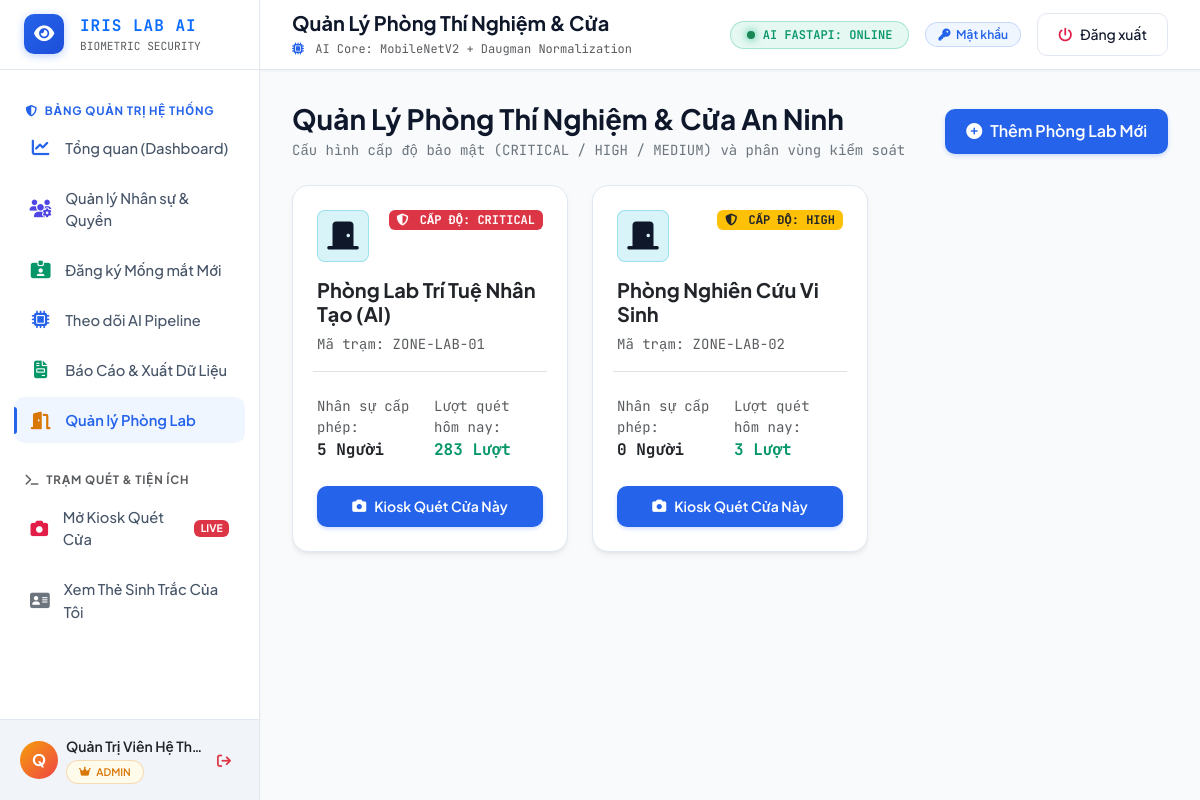
Screenshot of /web_admin/labs.php (signed in) with the database file from the repository.
### tables this page shows
CREATE TABLE `laboratories` (
  `lab_id` int(11) NOT NULL AUTO_INCREMENT,
  `lab_name` varchar(100) NOT NULL,
  `security_level` enum('LOW','MEDIUM','HIGH','CRITICAL') DEFAULT 'HIGH',
  `created_at` timestamp NOT NULL DEFAULT current_timestamp(),
  PRIMARY KEY (`lab_id`)
);

### web_admin/auth_guard.php (called while the page is built, shortened)
<?php
function is_logged_in() {
    return (isset($_SESSION['user_id']) && !empty($_SESSION['user_id']))
        || (isset($_SESSION['admin_logged_in']) && $_SESSION['admin_logged_in'] === true);
}
function is_admin() {
    if (isset($_SESSION['admin_logged_in']) && $_SESSION['admin_logged_in'] === true) {
        return true;
    }
    return false;
}
function current_user() {
    return [
        'id'          => $_SESSION['user_id'] ?? 'MASTER',
        'name'        => $_SESSION['user_name'] ?? 'Quản Trị Viên Hệ Thống',
        'email'       => $_SESSION['user_email'] ?? 'admin@security.lab',
        'role'        => $_SESSION['user_role'] ?? 'Quản trị viên Tối cao',
        'is_admin'    => is_admin(),
        'auth_method' => $_SESSION['auth_method'] ?? 'CREDENTIALS',
        'lab_id'      => $_SESSION['lab_id'] ?? 1,
        'login_time'  => $_SESSION['login_time'] ?? date('H:i:s d/m/Y')
    ];
}
?>

### web_admin/labs.php (the view, shortened to what this page needs)
<?php
require_once __DIR__ . '/auth_guard.php';
require_once __DIR__ . '/config.php';
$pageTitle = "Quản Lý Phòng Thí Nghiệm & Cửa";
$currentPage = "labs";
$stmt = $pdo->query("SELECT l.*,
                     (SELECT COUNT(*) FROM employees e WHERE e.allowed_lab_id = l.lab_id) as member_count,
                     (SELECT COUNT(*) FROM access_logs al WHERE al.lab_id = l.lab_id AND DATE(al.access_time) = CURDATE()) as today_scans
                     FROM laboratories l
                     ORDER BY l.lab_id ASC");
$labs = $stmt->fetchAll(PDO::FETCH_ASSOC);
include __DIR__ . '/includes/header.php';
include __DIR__ . '/includes/sidebar.php';
?>
<div class="main-wrapper">
    <?php include __DIR__ . '/includes/navbar.php'; ?>
    <div class="content-container">
        <div class="d-flex flex-wrap align-items-center justify-content-between gap-3 mb-4">
            <div>
                <h3 class="fw-bold mb-1">Quản Lý Phòng Thí Nghiệm & Cửa An Ninh</h3>
                <p class="text-secondary small mb-0 font-mono">Cấu hình cấp độ bảo mật (CRITICAL / HIGH / MEDIUM) và phân vùng kiểm soát</p>
            </div>
            <button class="btn btn-cyber-primary" data-bs-toggle="modal" data-bs-target="#addLabModal">
                <i class="fas fa-plus-circle"></i> Thêm Phòng Lab Mới
            </button>
        </div>
        <div class="row g-4">
            <?php foreach ($labs as $lab):
                $badgeColor = $lab['security_level'] === 'CRITICAL' ? 'bg-danger' : ($lab['security_level'] === 'HIGH' ? 'bg-warning text-dark' : 'bg-info text-dark');
            ?>
                <div class="col-md-6 col-xl-4">
                    <div class="glass-card p-4 h-100 card-interactive">
                        <div class="d-flex align-items-start justify-content-between mb-3">
                            <div class="rounded-3 d-flex align-items-center justify-content-center"
                                 style="width: 52px; height: 52px; background: rgba(6, 182, 212, 0.15); color: var(--neon-cyan); border: 1px solid rgba(6, 182, 212, 0.3);">
                                <i class="fas fa-door-closed fs-3"></i>
                            </div>
                            <span class="badge <?= $badgeColor ?> font-mono px-2 py-1">
                                <i class="fas fa-shield-halved me-1"></i> CẤP ĐỘ: <?= $lab['security_level'] ?>
                            </span>
                        </div>
                        <h5 class="fw-bold text-dark mb-2"><?= htmlspecialchars($lab['lab_name']) ?></h5>
                        <div class="text-muted small font-mono mb-4">
                            Mã trạm: ZONE-LAB-<?= str_pad($lab['lab_id'], 2, '0', STR_PAD_LEFT) ?>
                        </div>
                        <div class="row g-2 pt-3 border-top font-mono small">
                            <div class="col-6">
                                <span class="text-muted d-block">Nhân sự cấp phép:</span>
                                <strong class="text-dark fs-6"><?= $lab['member_count'] ?> Người</strong>
                            </div>
                            <div class="col-6">
                                <span class="text-muted d-block">Lượt quét hôm nay:</span>
                                <strong class="text-emerald fs-6"><?= $lab['today_scans'] ?> Lượt</strong>
                            </div>
                        </div>
                        <div class="mt-4 d-flex gap-2">
                            <a href="kiosk.php" target="_blank" class="btn btn-sm btn-cyber-primary w-100 justify-content-center">
                                <i class="fas fa-camera"></i> Kiosk Quét Cửa Này
                            </a>
                        </div>
                    </div>
                </div>
            <?php endforeach; ?>
        </div>
    </div>
<?php include __DIR__ . '/includes/footer.php'; ?>

### web_admin/includes/header.php (shortened to what this page needs)
<?php
require_once __DIR__ . '/../auth_guard.php';
?>
<!DOCTYPE html>
<html lang="vi">
<head>
    <link href="https://cdn.jsdelivr.net/npm/bootstrap@5.3.2/dist/css/bootstrap.min.css" rel="stylesheet">
    <link href="https://cdnjs.cloudflare.com/ajax/libs/font-awesome/6.5.1/css/all.min.css" rel="stylesheet">
    <link href="https://cdn.jsdelivr.net/npm/sweetalert2@11/dist/sweetalert2.min.css" rel="stylesheet">
    <link href="assets/css/style.css" rel="stylesheet">
</head>
<body>
<div class="app-wrapper">

### web_admin/includes/sidebar.php (shortened to what this page needs)
<?php
$currentUser = current_user();
$isAdmin = $currentUser && $currentUser['is_admin'];
?>
<aside class="sidebar-wrapper" id="appSidebar">
    <div class="brand-header">
        <a href="<?= $isAdmin ? 'dashboard.php' : 'user_portal.php' ?>" class="d-flex align-items-center gap-3 text-decoration-none">
            <div class="brand-icon">
                <i class="fas fa-eye"></i>
            </div>
            <div>
                <div class="fw-bold text-primary font-mono" style="letter-spacing: 1px;">IRIS LAB AI</div>
                <div class="small text-muted font-mono" style="font-size: 0.7rem;">BIOMETRIC SECURITY</div>
            </div>
        </a>
    </div>
    <div class="sidebar-menu">
        <?php if ($isAdmin): ?>
            <div class="menu-category text-cyan">
                <i class="fas fa-shield-alt me-1"></i> BẢNG QUẢN TRỊ HỆ THỐNG
            </div>
            <a href="dashboard.php" class="nav-link-custom <?= $currentPage === 'dashboard' ? 'active' : '' ?>">
                <i class="fas fa-chart-line text-cyan"></i>
                <span>Tổng quan (Dashboard)</span>
            </a>
            <a href="employees.php" class="nav-link-custom <?= $currentPage === 'employees' ? 'active' : '' ?>">
                <i class="fas fa-users-gear text-indigo"></i>
                <span>Quản lý Nhân sự & Quyền</span>
            </a>
            <a href="enroll.php" class="nav-link-custom <?= $currentPage === 'enroll' ? 'active' : '' ?>">
                <i class="fas fa-id-card-clip text-emerald"></i>
                <span>Đăng ký Mống mắt Mới</span>
            </a>
            <a href="tracking.php" class="nav-link-custom <?= $currentPage === 'tracking' ? 'active' : '' ?>">
                <i class="fas fa-microchip text-cyan"></i>
                <span>Theo dõi AI Pipeline</span>
            </a>
            <a href="reports.php" class="nav-link-custom <?= $currentPage === 'reports' ? 'active' : '' ?>">
                <i class="fas fa-file-invoice text-emerald"></i>
                <span>Báo Cáo & Xuất Dữ Liệu</span>
            </a>
            <a href="labs.php" class="nav-link-custom <?= $currentPage === 'labs' ? 'active' : '' ?>">
                <i class="fas fa-door-open text-amber"></i>
                <span>Quản lý Phòng Lab</span>
            </a>
            <div class="menu-category text-muted mt-3">
                <i class="fas fa-terminal me-1"></i> TRẠM QUÉT & TIỆN ÍCH
            </div>
            <a href="kiosk.php" target="_blank" class="nav-link-custom">
                <i class="fas fa-camera text-rose"></i>
                <span>Mở Kiosk Quét Cửa</span>
                <span class="badge bg-danger ms-auto small" style="font-size: 0.65rem;">LIVE</span>
            </a>
            <a href="user_portal.php" class="nav-link-custom <?= $currentPage === 'user_portal' ? 'active' : '' ?>">
                <i class="fas fa-address-card text-secondary"></i>
                <span>Xem Thẻ Sinh Trắc Của Tôi</span>
            </a>
        <?php endif; ?>
    </div>
    <div class="sidebar-user-card">
        <div class="d-flex align-items-center justify-content-between">
            <div class="d-flex align-items-center gap-2 overflow-hidden">
                <div class="rounded-circle d-flex align-items-center justify-content-center text-white fw-bold"
                     style="width: 38px; height: 38px; background: <?= $isAdmin ? 'linear-gradient(135deg, #f59e0b, #ef4444)' : 'linear-gradient(135deg, #2563eb, #3b82f6)' ?>; flex-shrink: 0;">
                    <?= strtoupper(substr($currentUser['name'] ?? 'U', 0, 1)) ?>
                </div>
                <div class="overflow-hidden">
                    <div class="text-dark text-truncate fw-semibold small"><?= htmlspecialchars($currentUser['name'] ?? 'Người dùng') ?></div>
                    <div>
                        <?php if ($isAdmin): ?>
                            <span class="badge badge-role badge-role-admin" style="font-size: 0.65rem;">
                                <i class="fas fa-crown"></i> ADMIN
                            </span>
                        <?php else: ?>
                            <span class="badge badge-role badge-role-user" style="font-size: 0.65rem;">
                                <i class="fas fa-user"></i> <?= htmlspecialchars($currentUser['role'] ?? 'USER') ?>
                            </span>
                        <?php endif; ?>
                    </div>
                </div>
            </div>
            <a href="logout.php" class="btn btn-sm btn-outline-danger border-0 p-2" title="Đăng xuất khỏi hệ thống">
                <i class="fas fa-arrow-right-from-bracket"></i>
            </a>
        </div>
    </div>
</aside>

### web_admin/includes/navbar.php (shortened to what this page needs)
<?php
$currentUser = current_user();
?>
<header class="top-navbar">
    <div class="d-flex align-items-center gap-3">
        <div class="d-none d-sm-block">
            <h5 class="mb-0 fw-bold"><?= htmlspecialchars($pageTitle ?? 'Bảng điều khiển') ?></h5>
            <small class="text-muted font-mono" style="font-size: 0.75rem;">
                <i class="fas fa-microchip text-cyan me-1"></i> AI Core: MobileNetV2 + Daugman Normalization
            </small>
        </div>
    </div>
    <div class="d-flex align-items-center gap-3">
        <div class="d-none d-md-flex align-items-center gap-2 px-3 py-1 rounded-pill" style="background: rgba(16, 185, 129, 0.1); border: 1px solid rgba(16, 185, 129, 0.3);">
            <span class="rounded-circle bg-success" style="width: 8px; height: 8px; box-shadow: 0 0 8px #10b981;"></span>
            <span class="text-emerald small font-mono fw-semibold" style="font-size: 0.75rem;">AI FASTAPI: ONLINE</span>
        </div>
        <span class="badge badge-role <?= ($currentUser['auth_method'] ?? '') === 'IRIS' ? 'badge-role-researcher' : 'badge-role-user' ?>">
            <i class="fas <?= ($currentUser['auth_method'] ?? '') === 'IRIS' ? 'fa-eye' : 'fa-key' ?>"></i>
            <?= ($currentUser['auth_method'] ?? '') === 'IRIS' ? 'Xác thực Mống mắt' : 'Mật khẩu' ?>
        </span>
        <a href="logout.php" class="btn btn-sm btn-cyber-secondary d-flex align-items-center gap-2">
            <i class="fas fa-power-off text-rose"></i>
            <span class="d-none d-sm-inline">Đăng xuất</span>
        </a>
    </div>
</header>

### web_admin/includes/footer.php (shortened to what this page needs)
    </div>
</div>
</body>
</html>

### rows the page displays
laboratories: security_level "CRITICAL", lab_name "Phòng Lab Trí Tuệ Nhân Tạo (AI)", lab_id "01", member_count "5", today_scans "283"
laboratories: security_level "HIGH", lab_name "Phòng Nghiên Cứu Vi Sinh", lab_id "02", member_count "0", today_scans "3"

### other values shown
substr($currentUser['name'] ?? 'U', 0, 1) "Q"
$currentUser['name'] "Quản Trị Viên Hệ Th…"
$pageTitle "Quản Lý Phòng Thí Nghiệm & Cửa"
